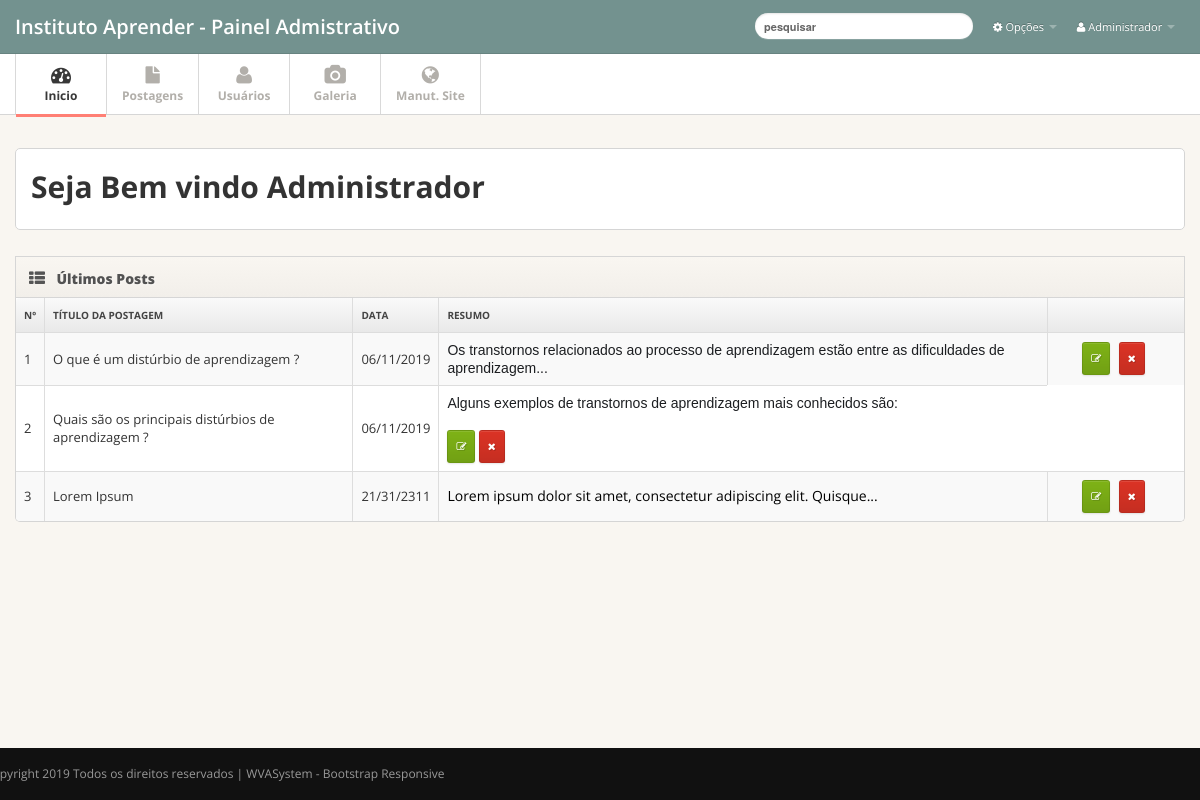
The page /admin/home.php (signed in) on the database its author committed.
### tables this page shows
CREATE TABLE IF NOT EXISTS `tb_postagens` (
  `id` int(11) NOT NULL AUTO_INCREMENT,
  `titulo` varchar(255) NOT NULL,
  `data` varchar(12) NOT NULL,
  `imagem` varchar(255) NOT NULL,
  `exibir` varchar(5) NOT NULL,
  `descricao` longtext NOT NULL,
  PRIMARY KEY (`id`)
);

### admin/functions/limita-texto.php (called while the page is built)
<?php
function limitarTexto($texto, $limite){
  $contador = strlen($texto);
  if ( $contador >= $limite ) {
      $texto = substr($texto, 0, strrpos(substr($texto, 0, $limite), ' ')) . '...';
      return $texto;
  }
  else{
    return $texto;
  }
}
?>

### admin/pages/inicio.php (the view, shortened to what this page needs)
<div class="main">
  <div class="main-inner">
    <div class="container">
     <div class="row">
            <div class="span12">
	      		<div id="target-1" class="widget">
	      			<div class="widget-content">
			      		<h1><strong>Seja Bem vindo <?php echo $nomeLogado ?></strong> </h1>
		      		</div>
	      		</div>
      		</div>
    </div>
          <div class="widget widget-table action-table">
            <div class="widget-header"> <i class="icon-th-list"></i>
              <h3>Últimos Posts</h3>
            </div>
            <div class="widget-content">
              <table class="table table-striped table-bordered">
                <thead>
                  <tr>
                    <th> Nº</th>
                    <th> Título da Postagem </th>
                    <th> DATA</th>
                    <th> Resumo</th>
                    <th class="td-actions"> </th>
                  </tr>
                </thead>
                <tbody>
<?PHP
include("functions/limita-texto.php");
$select = "SELECT * from tb_postagens ORDER BY id DESC LIMIT 5";
$contagem =1;
		try{
			$result = $conexao->prepare($select);
			$result->execute();
			$contar = $result->rowCount();
			if($contar>0){
				while($mostra = $result->FETCH(PDO::FETCH_OBJ)){
?>
                  <tr>
                  	<td><?php echo $contagem++;?></td>
                    <td> <?php echo $mostra->titulo;?> </td>
                    <td> <?php echo $mostra->data;?> </td>
                    <td> <?php echo limitarTexto($mostra->descricao, $limite=200)?> </td>
                    <td class="td-actions"><a href="home.php?acao=editar-postagem&id=<?php echo $mostra->id;?>" class="btn btn-small btn-success"><i class="btn-icon-only icon-edit"> </i></a>
                    <a href="home.php?delete=<?php echo $mostra->id;?>" class="btn btn-danger btn-small" onClick="return confirm('Deseja realmente excluir o post?')"><i class="btn-icon-only icon-remove"> </i></a></td>
                  </tr>
<?php
}
			}else{
				echo '<div class="alert alert-danger">
                      <button type="button" class="close" data-dismiss="alert">×</button>
                      <strong>Aviso!</strong> Não há post cadastrado em nosso banco de dados.
                </div>';
			}
		}catch(PDOException $e){
			echo $e;
		}
?>
                </tbody>
              </table>
            </div>
          </div>
        </div>
      </div>
    </div>

### admin/includes/topo.php (shortened to what this page needs)
<div class="navbar navbar-fixed-top">
  <div class="navbar-inner">
    <div class="container"> <a class="brand" href="home.php">Instituto Aprender - Painel <?php if($nivelLogado == 0){echo "do Usuario";}else if($nivelLogado == 1){echo "Admistrativo";}?></a>
      <div class="nav-collapse">
        <ul class="nav pull-right">
          <li class="dropdown"><a href="#" class="dropdown-toggle" data-toggle="dropdown"><i
                            class="icon-cog"></i> Opções <b class="caret"></b></a>
          </li>
          <li class="dropdown"><a href="#" class="dropdown-toggle" data-toggle="dropdown"><i
                            class="icon-user"></i> <?php echo $nomeLogado;?> <b class="caret"></b></a>
          </li>
        </ul>
        <?php if($nivelLogado==1){?>
        <form action="home.php?acao=ver-postagens" method="post" enctype="multipart/form-data" class="navbar-search pull-right">
          <input type="text" class="search-query" name="palavra-busca" placeholder="pesquisar">
        </form>
        <?php }?>
      </div>
    </div>
  </div>
</div>
<div class="subnavbar">
  <div class="subnavbar-inner">
    <div class="container">
<?php if(isset($_GET['acao'])){	$acao = $_GET['acao'];}else{$acao ='home';}?>
      <ul class="mainnav">
      <li <?php if($acao =="welcome" || ($acao =="home")){echo 'class="active"';}?>><a href="home.php"><i class="icon-dashboard"></i><span>Inicio</span> </a> </li>
        <?php if($nivelLogado ==1){?>
        <li class="<?php if($acao =="ver-postagens" || ($acao =="cad-postagem")){echo "active";}?> dropdown"><a href="javascript:;" class="dropdown-toggle" data-toggle="dropdown"> <i class="icon-file"></i><span>Postagens</span> <b class="caret"></b></a>
        </li>
        <li class="dropdown"><a href="javascript:;" class="dropdown-toggle" data-toggle="dropdown"> <i class="icon-user"></i><span>Usuários</span> <b class="caret"></b></a>
        </li>
        <li class="dropdown"><a href="javascript:;" class="dropdown-toggle" data-toggle="dropdown"> <i class="icon-camera"></i><span>Galeria</span> <b class="caret"></b></a>
        </li>
        <li><a href="#"><i class="icon-globe"></i><span>Manut. Site</span> </a></li>
        <li></li>
      </ul>
      <?php }?>
    </div>
  </div>
</div>

### admin/css/w3.css (style rules this page uses)
a { color:inherit }

### admin/css/pages/dashboard.css (style rules this page uses)
.action-table .btn-small { padding: 4px 5px 5px; font-size: 10px; }
.action-table .td-actions { width: 120px; text-align: center; }
.action-table .td-actions .btn { margin-right: .5em; }
.action-table .td-actions .btn:last-child { margin-rigth: 0; }

### rows shown on the page
tb_postagens: titulo "O que é um distúrbio de aprendizagem ?", data "06/11/2019", descricao "Os transtornos relacionados ao processo de aprendizagem estão entre as dificuldades de aprendizagem..."
tb_postagens: titulo "Quais são os principais distúrbios de aprendizagem ?", data "06/11/2019", descricao "Alguns exemplos de transtornos de aprendizagem mais conhecidos são:"
tb_postagens: titulo "Lorem Ipsum", data "21/31/2311", descricao "Lorem ipsum dolor sit amet, consectetur adipiscing elit. Quisque..."

### other values the page prints
$nomeLogado "Administrador"
